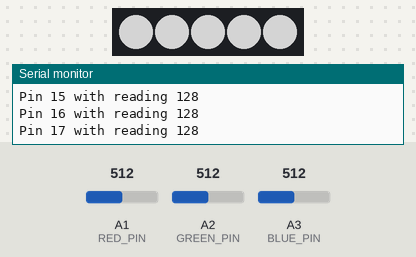
Bench run of a sketch on a simulated Arduino Uno, built with avr-gcc and run on an emulated ATmega328P. Parts: 5 RGB LEDs in strip order, left to right, the last lines printed to the serial monitor. Inputs (shaded band) come from the test bench; at power-on: A1 (RED_PIN) = 512, A2 (GREEN_PIN) = 512, A3 (BLUE_PIN) = 512. Dim RGB values are drawn brighter than linear.

Above: at 1.7 s.
1.8 s: A1 (RED_PIN) set to 716
At 4.1 s:
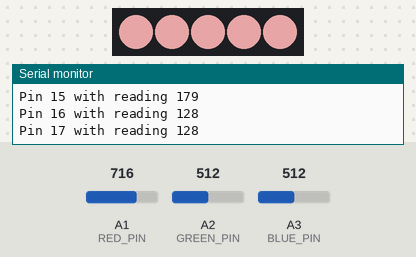
4.4 s: A2 (GREEN_PIN) set to 716
At 6.3 s:
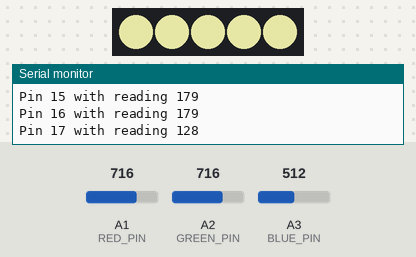
7.0 s: A3 (BLUE_PIN) set to 306
At 8.4 s:
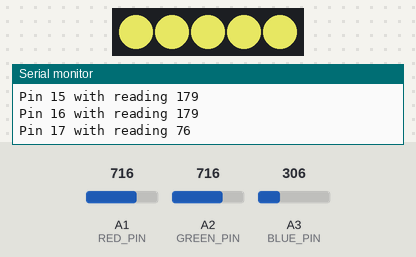
9.6 s: A1 (RED_PIN) set to 511
At 11.7 s:
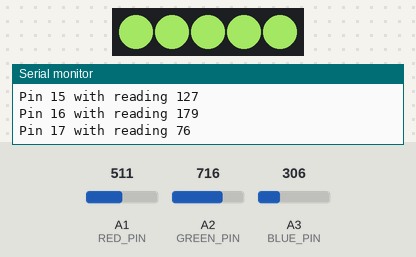
12.2 s: A3 (BLUE_PIN) set to 511
At 13.9 s:
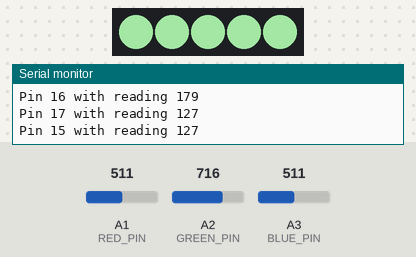
14.8 s: A2 (GREEN_PIN) set to 1023
At 17.2 s:
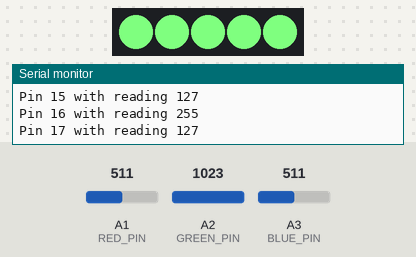
Timing chart, 0 to 18.4 s (numbered marks = the images above; inputs shaded):
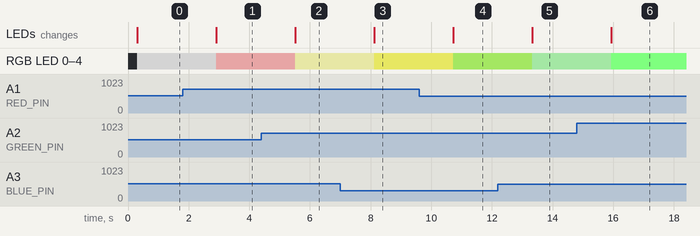

Measured:
- after the input at 1.8 s, RGB LED 0–4: RGB(128, 128, 128) → RGB(179, 128, 128) after 1.1 s; the LEDs: change after 1.1 s (image 1)
- after the input at 4.4 s, RGB LED 0–4: RGB(179, 128, 128) → RGB(179, 179, 128) after 1.1 s; the LEDs: change after 1.1 s (image 2)
- after the input at 7.0 s, RGB LED 0–4: RGB(179, 179, 128) → RGB(179, 179, 76) after 1.1 s; the LEDs: change after 1.1 s (image 3)
- after the input at 9.6 s, RGB LED 0–4: RGB(179, 179, 76) → RGB(127, 179, 76) after 1.1 s; the LEDs: change after 1.1 s (image 4)
- after the input at 12.2 s, RGB LED 0–4: RGB(127, 179, 76) → RGB(127, 179, 127) after 1.1 s; the LEDs: change after 1.1 s (image 5)
- after the input at 14.8 s, RGB LED 0–4: RGB(127, 179, 127) → RGB(127, 255, 127) after 1.1 s; the LEDs: change after 1.1 s (image 6)

The sketch:

lights.ino
```cpp
#include <Adafruit_NeoPixel.h>

#define PIN 9
#define NUMPIXELS      5

#define RED_PIN A1
#define GREEN_PIN A2
#define BLUE_PIN A3

Adafruit_NeoPixel strip = Adafruit_NeoPixel(NUMPIXELS, PIN,  NEO_GRB + NEO_KHZ800);

void setup() {
  // put your setup code here, to run once:
  Serial.begin(9600);

  pinMode(RED_PIN, INPUT);
  pinMode(GREEN_PIN, INPUT);
  pinMode(BLUE_PIN, INPUT);

  strip.begin();
  strip.show();
}

void loop() {
  updateStrip(getColor());
  strip.show();
  delay(500);
  debugRGB();
  delay(200);
}

void debugRGB() {
  debugPin(RED_PIN);
  debugPin(GREEN_PIN);
  debugPin(BLUE_PIN);
}

void debugPin(int pin) {
  Serial.print("Pin ");
  Serial.print(pin);
  Serial.print(" with reading ");
  Serial.println(getColorValue(pin));
}

int getColorValue(int pin) {
  delay(100);
  return analogRead(pin) >> 2;
}

uint32_t getColor() {
  return strip.Color(getColorValue(RED_PIN), getColorValue(GREEN_PIN), getColorValue(BLUE_PIN));
}

void updateStrip(uint32_t stripColor) {
  for(int i=0;i<NUMPIXELS;i++){
    strip.setPixelColor(i, stripColor);
  }
}
```
